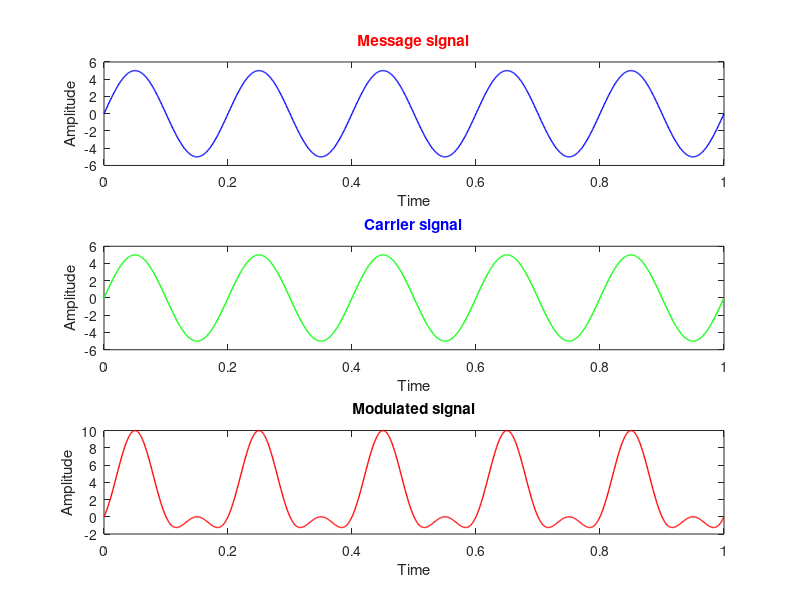

Source code (MATLAB):
%Code for Amplitude Modulation..
clc;
close all;
clear all;
%input the values
Am = input('Enter message signal amplitude: ');
Ac = input('Enter carrier signal amplitude: ');
fm = input('Enter Message frequency: ');  %fm<fc
fc = input('Enter Carrier frequency: ');
m =  Am/Ac;               %input('Enter modulation index');  %m <= 1
t = 0:0.001:1;

%Equation of the message signal
y1 = Am*sin(2*pi*fm*t);
subplot(3,1,1);
plot(t,y1,'blue','LineWidth',1); 
xlabel('Time'); 
ylabel('Amplitude'); 
title('Message signal','color','red');

%Equation of carrier signal
y2 = Ac*sin(2*pi*fc*t);
subplot(3,1,2);
plot(t,y2,'green','LineWidth',1);
xlabel('Time'); 
ylabel('Amplitude'); 
title('Carrier signal','color','blue'); 


%instantaneous voltage of resulting am wave is..
y = Ac*(1+m*sin(2*pi*fm*t)).*sin(2*pi*fc*t);
subplot(3,1,3);
plot(t,y,'red','LineWidth',1);
xlabel('Time'); 
ylabel('Amplitude'); 
title('Modulated signal','LineWidth',1);

%input 2 4 5 100